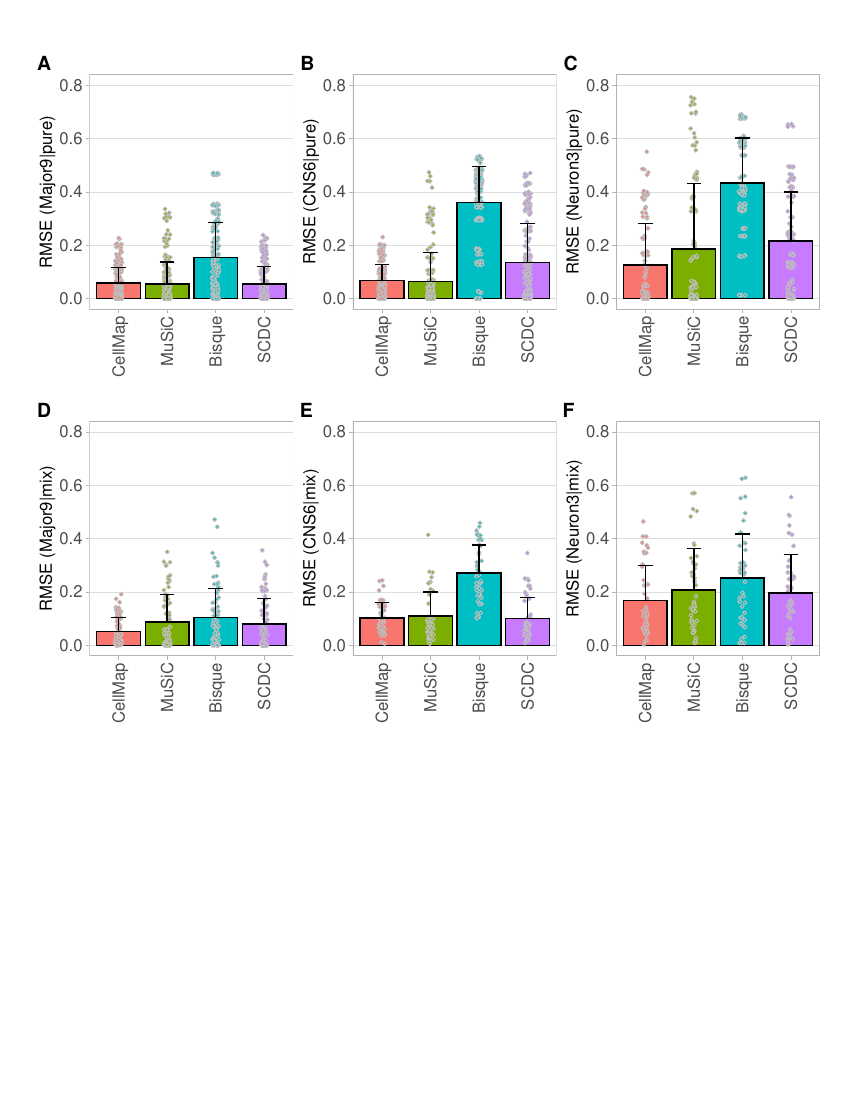

Write the R code that produced this figure.
#require(plyr)
require(ggpubr)
require(ggplot2)
require(reshape2)

rm(list=ls())
graphics.off()
closeAllConnections()


tRMSE <- readRDS("Fig7.rds")
tRMSE <- tRMSE[c(grep('pure$',names(tRMSE)),grep('mix$',names(tRMSE)))]
yMax <- setNames(c(0.8,0.8,0.8,0.8,0.8,0.8),names(tRMSE))
figs <- list()
for(one in names(tRMSE)){
	D <- melt(tRMSE[[one]])
	colnames(D) <- c("sID","method","RMSE")
	X <- plyr::ddply(D,'method',summarise,mu=mean(RMSE),sigma=sd(RMSE))
	figs[[length(figs)+1]] <- ggplot(X,aes(method,mu,fill=method))+
		geom_bar(stat='identity',color='black')+
		geom_point(aes(method,RMSE),data=D,position=position_jitterdodge(),pch=21,size=1,color="gray")+
		geom_errorbar(aes(ymin=mu,ymax=mu+sigma),width=0.3)+
		ylim(0,yMax[one])+
		xlab("")+ylab(paste0('RMSE (',one,')'))+#+ggtitle(paste("Profile:",one))
		theme_light()+
		theme(axis.text.x = element_text(angle=90,hjust=1,vjust=0.5,size=12),
			  axis.text.y = element_text(size=12),
			  axis.title=element_text(size=12),
			  legend.position = "none",
			  panel.grid.minor=element_blank(),
			  panel.grid.major.x=element_blank(),
			  plot.margin=unit(c(0,0,0,0.1),"inches"))
	
}
figs <- sapply(figs,function(x)return(list(x+ggtitle(""))))
pdf("Fig7.pdf",width=8.5,height=11)
print(ggarrange(plotlist=figs,labels=LETTERS[1:length(figs)],
				ncol=3,nrow=length(figs)/2)+
	  	theme(plot.margin=unit(c(0.5,0.3,0.1,0.3),"inches")))
a<- dev.off()